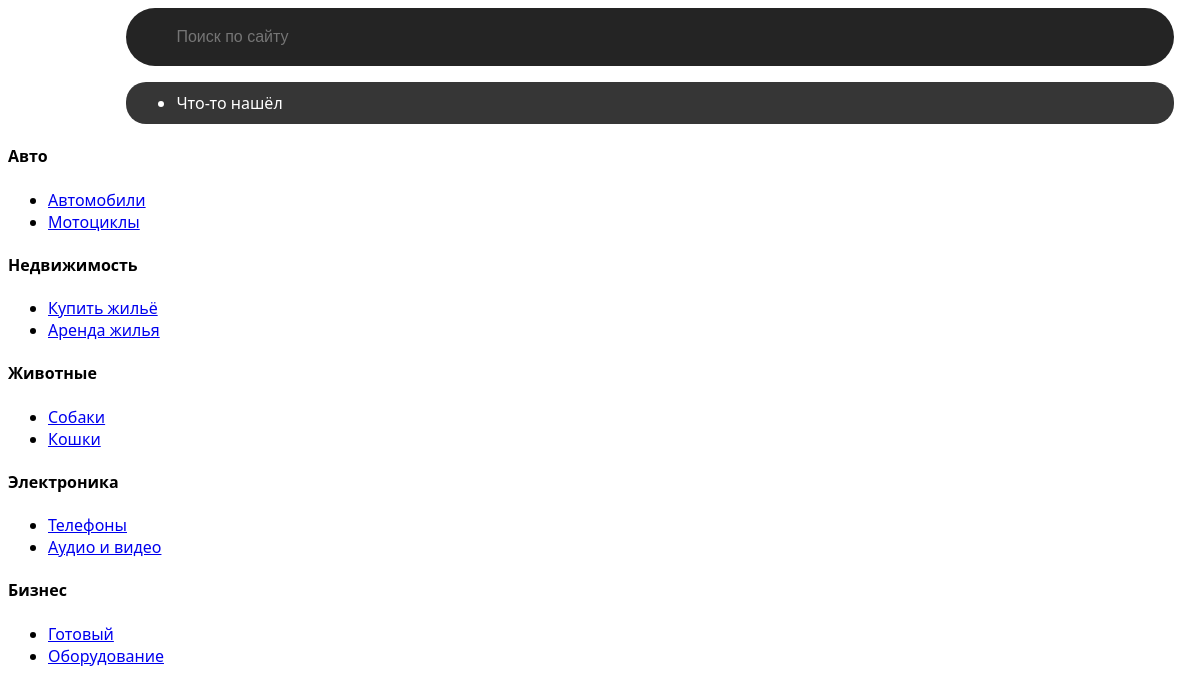
The page / on the database its author committed.
### appKey/models.py (models this page shows, shortened)
class Category(models.Model):
    title = models.TextField(
        'Категория',
        null=False,
        help_text = 'Например: квартира'
    )
    class Meta:
        verbose_name = 'категорию'
        verbose_name_plural = 'Категории'

class Subcategory(models.Model):
    category = models.ForeignKey(
        Category,
        on_delete=models.PROTECT,
        null=False,
        verbose_name = "Категория"
    )
    title = models.CharField(
        'Название подкатегории',
        max_length = 100,
        null=False
    )
    class Meta:
        verbose_name = 'подкатегорию'
        verbose_name_plural = 'Подкатегории'

### appKey/views.py (the view)
# urls.py: path('', views.CategorysPage.as_view(), name="urlCategorys"),
class CategorysPage(View):
    def get(self, request):
        data_sub = Subcategory.objects.all()
        data = {}
        for sub in data_sub:
            if sub.category.title not in data:
                data.update({
                    sub.category.title : {
                        sub.id: sub.title
                    }
                })
            else:
                data[sub.category.title].update({
                    sub.id: sub.title
                })
        return render(request, 'appKey/home/index.html', {'object':data})

### appKey/templates/appKey/home/index.html (shortened to what this page needs)
{% extends 'appKey/base.html' %}
{% block content %}
    {% for category, sub_categorys in object.items %}
        <h4>{{category}}</h4>
        <ul>
            {% for category_id, sub_category in sub_categorys.items %}
                <li><a href="{% url 'urlProduct' category_id %}">{{sub_category}}</a></li>
            {% endfor %}
        </ul>
    {% endfor %}
{% endblock %}

### appKey/static/appKey/css/style.css (style rules this page uses)
body { font-family: 'Segoe UI'; }

### rows shown on the page
Category: object "Авто"
Subcategory: sub_categorys "Автомобили"
Subcategory: sub_categorys "Мотоциклы"
Category: object "Недвижимость"
Subcategory: sub_categorys "Купить жильё"
Subcategory: sub_categorys "Аренда жилья"
Category: object "Животные"
Subcategory: sub_categorys "Собаки"
Subcategory: sub_categorys "Кошки"
Category: object "Электроника"
Subcategory: sub_categorys "Телефоны"
Subcategory: sub_categorys "Аудио и видео"
Category: object "Бизнес"
Subcategory: sub_categorys "Готовый"
Subcategory: sub_categorys "Оборудование"
